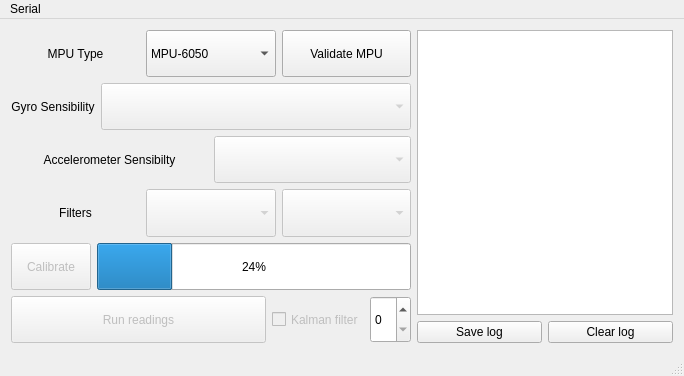
<?xml version="1.0" encoding="UTF-8"?>
<ui version="4.0">
 <class>MainWindow</class>
 <widget class="QMainWindow" name="MainWindow">
  <property name="geometry">
   <rect>
    <x>0</x>
    <y>0</y>
    <width>684</width>
    <height>376</height>
   </rect>
  </property>
  <property name="windowTitle">
   <string>MPU Config Makerlab</string>
  </property>
  <widget class="QWidget" name="centralWidget">
   <layout class="QVBoxLayout" name="verticalLayout_2">
    <item>
     <layout class="QHBoxLayout" name="horizontalLayout_7">
      <item>
       <layout class="QVBoxLayout" name="verticalLayout">
        <item>
         <layout class="QHBoxLayout" name="horizontalLayout_3">
          <item>
           <widget class="QLabel" name="mpu_label">
            <property name="statusTip">
             <string>Change the MPU that you're using</string>
            </property>
            <property name="text">
             <string>MPU Type</string>
            </property>
            <property name="alignment">
             <set>Qt::AlignCenter</set>
            </property>
           </widget>
          </item>
          <item>
           <widget class="QComboBox" name="mpu_comboBox">
            <property name="sizePolicy">
             <sizepolicy hsizetype="Preferred" vsizetype="Preferred">
              <horstretch>0</horstretch>
              <verstretch>0</verstretch>
             </sizepolicy>
            </property>
            <item>
             <property name="text">
              <string>MPU-6050</string>
             </property>
            </item>
            <item>
             <property name="text">
              <string>MPU-6500</string>
             </property>
            </item>
           </widget>
          </item>
          <item>
           <widget class="QPushButton" name="validate_MPU_button">
            <property name="sizePolicy">
             <sizepolicy hsizetype="Preferred" vsizetype="Preferred">
              <horstretch>0</horstretch>
              <verstretch>0</verstretch>
             </sizepolicy>
            </property>
            <property name="text">
             <string>Validate MPU</string>
            </property>
           </widget>
          </item>
         </layout>
        </item>
        <item>
         <layout class="QHBoxLayout" name="horizontalLayout_4">
          <item>
           <widget class="QLabel" name="gyro_sens_label">
            <property name="statusTip">
             <string>Change the gyro sensibility for your board</string>
            </property>
            <property name="text">
             <string>Gyro Sensibility</string>
            </property>
            <property name="alignment">
             <set>Qt::AlignCenter</set>
            </property>
           </widget>
          </item>
          <item>
           <widget class="QComboBox" name="gyro_sens_comboBox">
            <property name="enabled">
             <bool>false</bool>
            </property>
            <property name="sizePolicy">
             <sizepolicy hsizetype="Expanding" vsizetype="Preferred">
              <horstretch>0</horstretch>
              <verstretch>0</verstretch>
             </sizepolicy>
            </property>
           </widget>
          </item>
         </layout>
        </item>
        <item>
         <layout class="QHBoxLayout" name="horizontalLayout_5">
          <item>
           <widget class="QLabel" name="acc_sens_label">
            <property name="statusTip">
             <string>Change the accelerometer sensibility for your board</string>
            </property>
            <property name="text">
             <string>Accelerometer Sensibilty</string>
            </property>
            <property name="alignment">
             <set>Qt::AlignCenter</set>
            </property>
           </widget>
          </item>
          <item>
           <widget class="QComboBox" name="acc_sens_comboBox">
            <property name="enabled">
             <bool>false</bool>
            </property>
            <property name="sizePolicy">
             <sizepolicy hsizetype="Preferred" vsizetype="Preferred">
              <horstretch>0</horstretch>
              <verstretch>0</verstretch>
             </sizepolicy>
            </property>
           </widget>
          </item>
         </layout>
        </item>
        <item>
         <layout class="QHBoxLayout" name="horizontalLayout_6">
          <item>
           <widget class="QLabel" name="filters_label">
            <property name="statusTip">
             <string>Change the hardware filter configuration</string>
            </property>
            <property name="text">
             <string>Filters</string>
            </property>
            <property name="alignment">
             <set>Qt::AlignCenter</set>
            </property>
           </widget>
          </item>
          <item>
           <widget class="QComboBox" name="filters_comboBox1">
            <property name="enabled">
             <bool>false</bool>
            </property>
            <property name="sizePolicy">
             <sizepolicy hsizetype="Preferred" vsizetype="Preferred">
              <horstretch>0</horstretch>
              <verstretch>0</verstretch>
             </sizepolicy>
            </property>
           </widget>
          </item>
          <item>
           <widget class="QComboBox" name="filters_comboBox2">
            <property name="enabled">
             <bool>false</bool>
            </property>
            <property name="sizePolicy">
             <sizepolicy hsizetype="Preferred" vsizetype="Preferred">
              <horstretch>0</horstretch>
              <verstretch>0</verstretch>
             </sizepolicy>
            </property>
           </widget>
          </item>
         </layout>
        </item>
        <item>
         <layout class="QHBoxLayout" name="horizontalLayout">
          <item>
           <widget class="QPushButton" name="calibrate_button">
            <property name="enabled">
             <bool>false</bool>
            </property>
            <property name="sizePolicy">
             <sizepolicy hsizetype="Preferred" vsizetype="Preferred">
              <horstretch>0</horstretch>
              <verstretch>0</verstretch>
             </sizepolicy>
            </property>
            <property name="statusTip">
             <string>Start offset calibration</string>
            </property>
            <property name="text">
             <string>Calibrate</string>
            </property>
           </widget>
          </item>
          <item>
           <widget class="QProgressBar" name="calibration_progress_bar">
            <property name="sizePolicy">
             <sizepolicy hsizetype="Expanding" vsizetype="Preferred">
              <horstretch>0</horstretch>
              <verstretch>0</verstretch>
             </sizepolicy>
            </property>
            <property name="value">
             <number>24</number>
            </property>
           </widget>
          </item>
         </layout>
        </item>
        <item>
         <layout class="QHBoxLayout" name="horizontalLayout_2">
          <item>
           <widget class="QPushButton" name="run_readings_button">
            <property name="enabled">
             <bool>false</bool>
            </property>
            <property name="sizePolicy">
             <sizepolicy hsizetype="Expanding" vsizetype="Preferred">
              <horstretch>0</horstretch>
              <verstretch>0</verstretch>
             </sizepolicy>
            </property>
            <property name="statusTip">
             <string>Start reading from the gyro registers</string>
            </property>
            <property name="text">
             <string>Run readings</string>
            </property>
           </widget>
          </item>
          <item>
           <widget class="QCheckBox" name="kalman_filter_checkbox">
            <property name="enabled">
             <bool>false</bool>
            </property>
            <property name="sizePolicy">
             <sizepolicy hsizetype="Preferred" vsizetype="Preferred">
              <horstretch>0</horstretch>
              <verstretch>0</verstretch>
             </sizepolicy>
            </property>
            <property name="statusTip">
             <string>Enable/Disable kalman filter</string>
            </property>
            <property name="text">
             <string>Kalman filter</string>
            </property>
           </widget>
          </item>
          <item>
           <widget class="QSpinBox" name="kalman_spinBox">
            <property name="sizePolicy">
             <sizepolicy hsizetype="Preferred" vsizetype="Preferred">
              <horstretch>0</horstretch>
              <verstretch>0</verstretch>
             </sizepolicy>
            </property>
           </widget>
          </item>
         </layout>
        </item>
       </layout>
      </item>
      <item>
       <layout class="QVBoxLayout" name="verticalLayout_3">
        <item>
         <widget class="QTextBrowser" name="text_browser">
          <property name="sizePolicy">
           <sizepolicy hsizetype="Preferred" vsizetype="Expanding">
            <horstretch>0</horstretch>
            <verstretch>0</verstretch>
           </sizepolicy>
          </property>
         </widget>
        </item>
        <item>
         <layout class="QHBoxLayout" name="horizontalLayout_8">
          <item>
           <widget class="QPushButton" name="save_log_button">
            <property name="sizePolicy">
             <sizepolicy hsizetype="Preferred" vsizetype="Preferred">
              <horstretch>0</horstretch>
              <verstretch>0</verstretch>
             </sizepolicy>
            </property>
            <property name="statusTip">
             <string>Saves the log to a file in the directory containing the executable</string>
            </property>
            <property name="text">
             <string>Save log</string>
            </property>
           </widget>
          </item>
          <item>
           <widget class="QPushButton" name="clear_screen_button">
            <property name="sizePolicy">
             <sizepolicy hsizetype="Preferred" vsizetype="Preferred">
              <horstretch>0</horstretch>
              <verstretch>0</verstretch>
             </sizepolicy>
            </property>
            <property name="statusTip">
             <string>Clears the log screen</string>
            </property>
            <property name="text">
             <string>Clear log</string>
            </property>
           </widget>
          </item>
         </layout>
        </item>
       </layout>
      </item>
     </layout>
    </item>
   </layout>
  </widget>
  <widget class="QStatusBar" name="statusBar"/>
  <widget class="QMenuBar" name="menuBar">
   <property name="geometry">
    <rect>
     <x>0</x>
     <y>0</y>
     <width>684</width>
     <height>22</height>
    </rect>
   </property>
   <widget class="QMenu" name="menuSerial">
    <property name="title">
     <string>Serial</string>
    </property>
    <widget class="QMenu" name="menuSerial_ports">
     <property name="title">
      <string>Serial ports</string>
     </property>
    </widget>
    <widget class="QMenu" name="menuBaudrate">
     <property name="title">
      <string>Baudrate</string>
     </property>
     <addaction name="action9600"/>
     <addaction name="action19200"/>
     <addaction name="action38400"/>
     <addaction name="action57600"/>
     <addaction name="action115200"/>
    </widget>
    <addaction name="actionConnect"/>
    <addaction name="actionDisconnect"/>
    <addaction name="menuSerial_ports"/>
    <addaction name="menuBaudrate"/>
   </widget>
   <addaction name="menuSerial"/>
  </widget>
  <action name="actionConnect">
   <property name="text">
    <string>Connect</string>
   </property>
  </action>
  <action name="actionDisconnect">
   <property name="text">
    <string>Disconnect</string>
   </property>
  </action>
  <action name="actionHello">
   <property name="text">
    <string>Hello</string>
   </property>
  </action>
  <action name="actionA">
   <property name="text">
    <string>A</string>
   </property>
  </action>
  <action name="action9600">
   <property name="text">
    <string>9600</string>
   </property>
  </action>
  <action name="action19200">
   <property name="text">
    <string>19200</string>
   </property>
  </action>
  <action name="action38400">
   <property name="text">
    <string>38400</string>
   </property>
  </action>
  <action name="action57600">
   <property name="text">
    <string>57600</string>
   </property>
  </action>
  <action name="action115200">
   <property name="text">
    <string>115200</string>
   </property>
  </action>
 </widget>
 <layoutdefault spacing="6" margin="11"/>
 <resources/>
 <connections/>
</ui>
